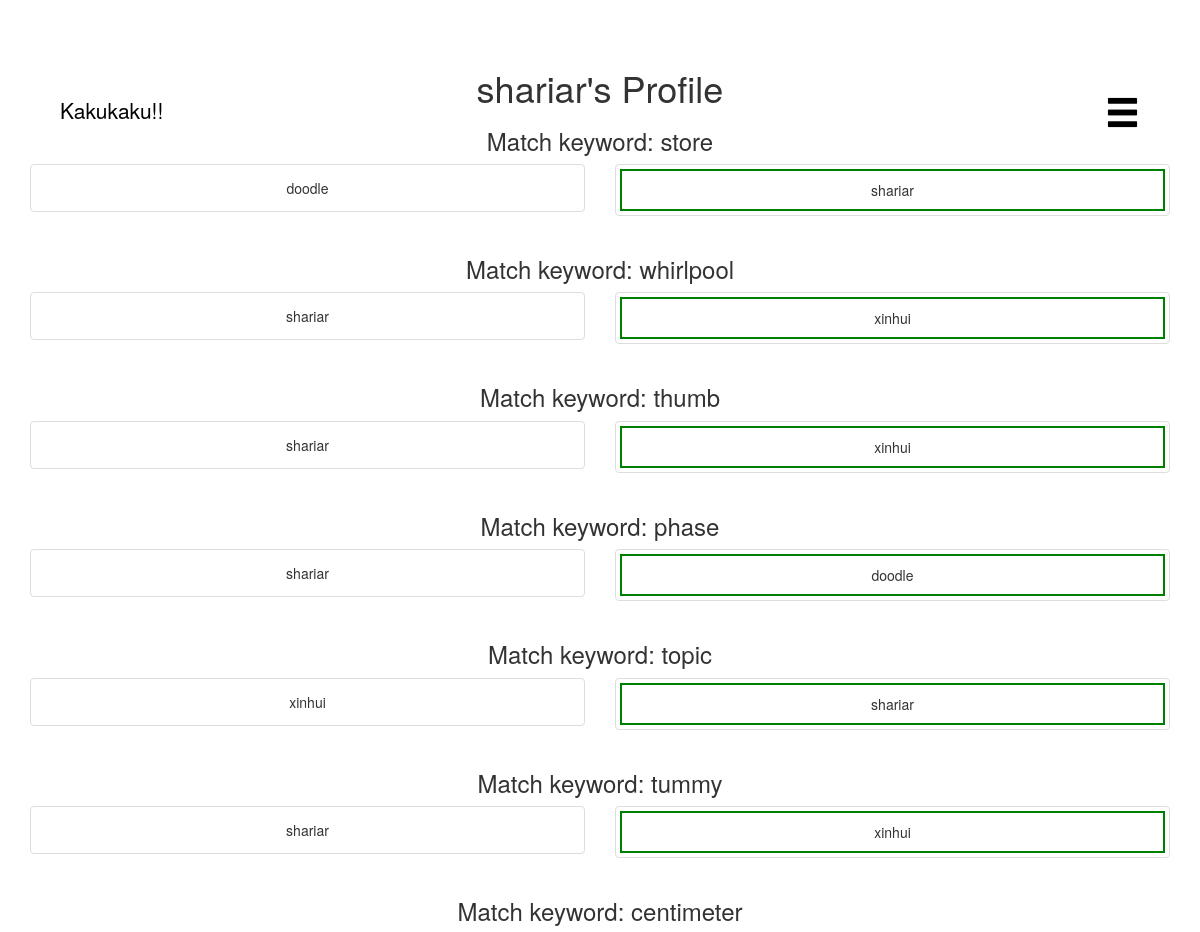
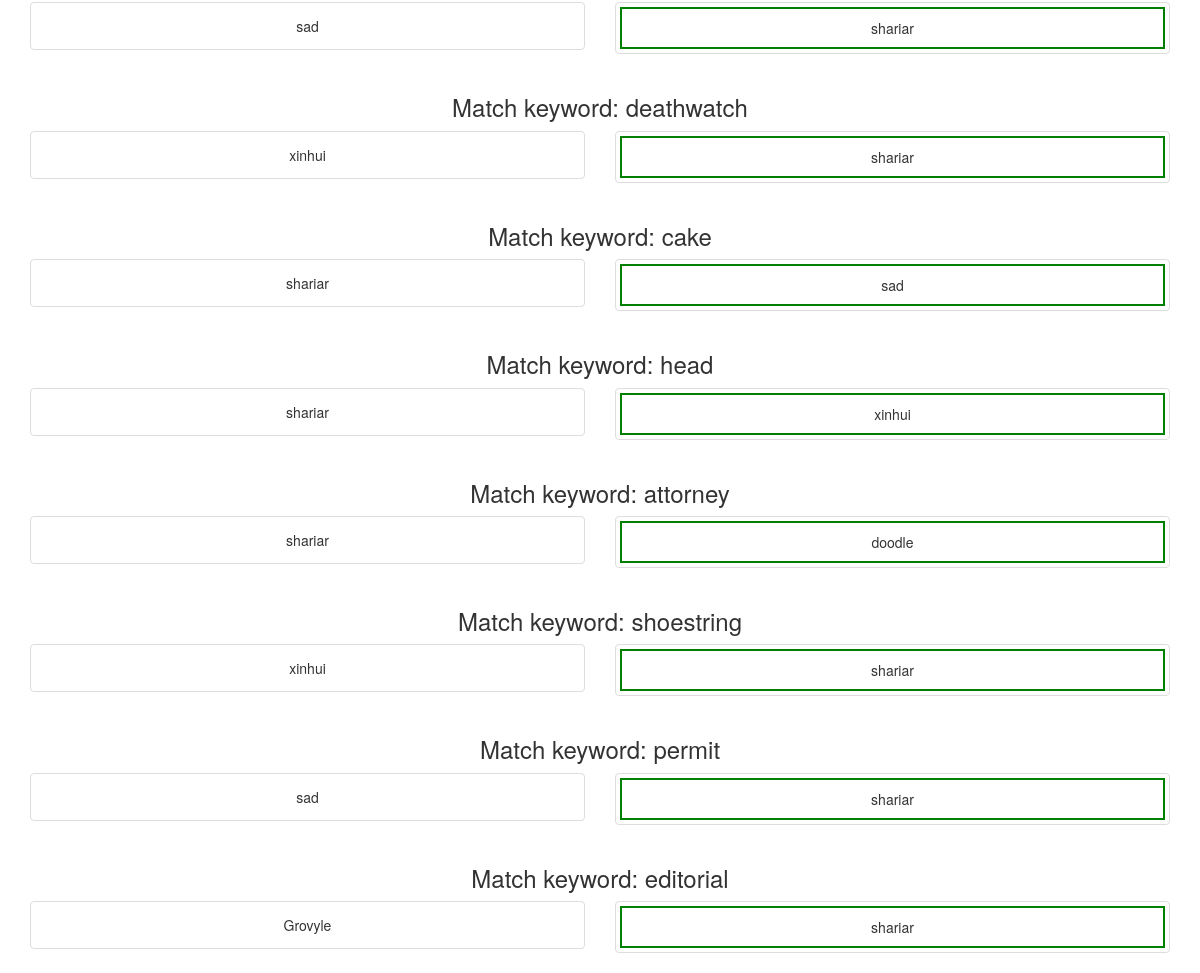
The page /profile/shariar on the database its author committed (2 pictures, top to bottom).
### tables this page shows
CREATE TABLE users (user_id integer PRIMARY KEY, username text NOT NULL,passhash text NOT NULL, wins integer NOT NULL);

CREATE TABLE matches (match_id integer PRIMARY KEY AUTOINCREMENT, word text NOT NULL, user_1 integer NOT NULL, pic_1 text, user_2 integer, pic_2 text, judge integer, winner integer);

### app.py (the view)
@app.route('/profile/<username>')
def profile(username):
    matches = db.get_matches_for_user(username)
    return render_template('profile.html', matches = matches, user = username)

### utils/database.py (called while the page is built)
def get_user_id(username):
    path = "data/data.db"
    database = sqlite3.connect(path)
    curse = database.cursor()
    user_query = "SELECT user_id FROM users WHERE username = ?"
    user_result = curse.execute(user_query,(username,))
    user_result = user_result.fetchone()
    print "USER RESULT:", user_result
    if user_result == None:
        return -1
    user_id = int(user_result[0])
    return user_id

def get_username(userid):
    path = "data/data.db"
    database = sqlite3.connect(path)
    curse = database.cursor()
    if userid == None:
        return None
    user_query = "SELECT username FROM users WHERE user_id = ?"
    user_result = curse.execute(user_query,(userid,))
    user_result = user_result.fetchone()[0]
    print "USER RESULT:", user_result
    if user_result == None:
        return -1
    return user_result

def get_match(match_id):
    path = "data/data.db"
    database = sqlite3.connect(path)
    curse = database.cursor()
    db_result = {}
    print match_id
    query =  "SELECT * FROM matches WHERE match_id = " + str(match_id)
    db_result = curse.execute(query)
    db_result = db_result.fetchone()
    result = {
        'word': db_result[1],
        'match_id': db_result[0],
        'user_1': get_username(db_result[2]),
        'user_2': get_username(db_result[4]),
        'img_1': db_result[3],
        'img_2': db_result[5],
        'winner': db_result[7],
        'judge': db_result[6]
    }
    return result

def get_matches_for_user(username):
    path = "data/data.db"
    database = sqlite3.connect(path)
    curse = database.cursor()
    db_result = {}
    user_id = get_user_id(username)
    query =  "SELECT match_id FROM matches WHERE (user_1 = ? OR user_2 = ?) and pic_1 IS NOT NULL and pic_2 IS NOT NULL"
    db_result = curse.execute(query,(user_id,user_id))
    match_ids = db_result.fetchall()
    results = []
    for match in match_ids:
        print "FINDING: ", match[0]
        results.append(get_match(match[0]))
    return results

### templates/profile.html (shortened to what this page needs)
<html>
  <head>
    <link rel="stylesheet" href="../static/css/style.css">
    <link rel="stylesheet" href="https://maxcdn.bootstrapcdn.com/bootstrap/3.3.7/css/bootstrap.min.css">
  </head>
  <body>
   <div class="logo">
     <a href="/"><span class="logo-text">Kakukaku!!</span></a>
   </div>
   <div class="burger">
     <div class="dropdown">
       <a class="dropdown-toggle" data-toggle="dropdown" href="#"><span class="glyphicon glyphicon-menu-hamburger" style="font-size:2.5em;color:black" aria-hidden="true"></span>
       </a>
     </div>
   </div>
   <div class="container" style="margin-top: 4%">
     <h1>{{user}}'s Profile</h1>
     {% for match in matches %}
     <h3>Match keyword: {{match["word"]}}</h3>
     <div class="row">
       <div class="col-sm-6">
	 <div class="thumbnail">
	   {% if match["winner"] == 1 %}
	   <div class="user1 winner">
	     {% else %}
	     <div class="user1">
	       {% endif %}
	       <div class="caption">
		 {{match["user_1"]}}
	       </div>
	     </div>
	   </div>
	 </div>
	 <div class="col-sm-6">
	   <div class="thumbnail">
	     {% if match["winner"] == 2 %}
	     <div class="user2 winner">
	       {% else %}
	       <div class="user2">
		 {% endif %}
		 <div class="caption">
		   {{match["user_2"]}}
		 </div>
	       </div>
	     </div>
	   </div>
	 </div>
       {% endfor %}
       </div>
  </body>
</html>

### static/css/style.css (style rules this page uses)
body { color: black; text-align: center; }
.burger { position: absolute; right: 5%; top: 5%; }
.logo { position: absolute; left:5%; top:5%; }
.logo-text { color: black; text-decoration: none; font-size: 1.5em; }
.winner { border: 2px solid green; }

### rows shown on the page
users: username "shariar", user_2 "shariar" "shariar" "shariar" "shariar" "shariar" "shariar" "shariar", user_1 "shariar" "shariar" "shariar" "shariar" "shariar" "shariar" "shariar"
matches: word "store"
users: user_1 "doodle", user_2 "doodle" "doodle"
matches: word "whirlpool"
users: user_2 "xinhui" "xinhui" "xinhui" "xinhui", user_1 "xinhui" "xinhui" "xinhui"
matches: word "thumb"
matches: word "phase"
matches: word "topic"
matches: word "tummy"
matches: word "centimeter"
users: user_1 "sad" "sad", user_2 "sad"
matches: word "deathwatch"
matches: word "cake"
matches: word "head"
matches: word "attorney"
matches: word "shoestring"
matches: word "permit"
matches: word "editorial"
users: user_1 "Grovyle"
